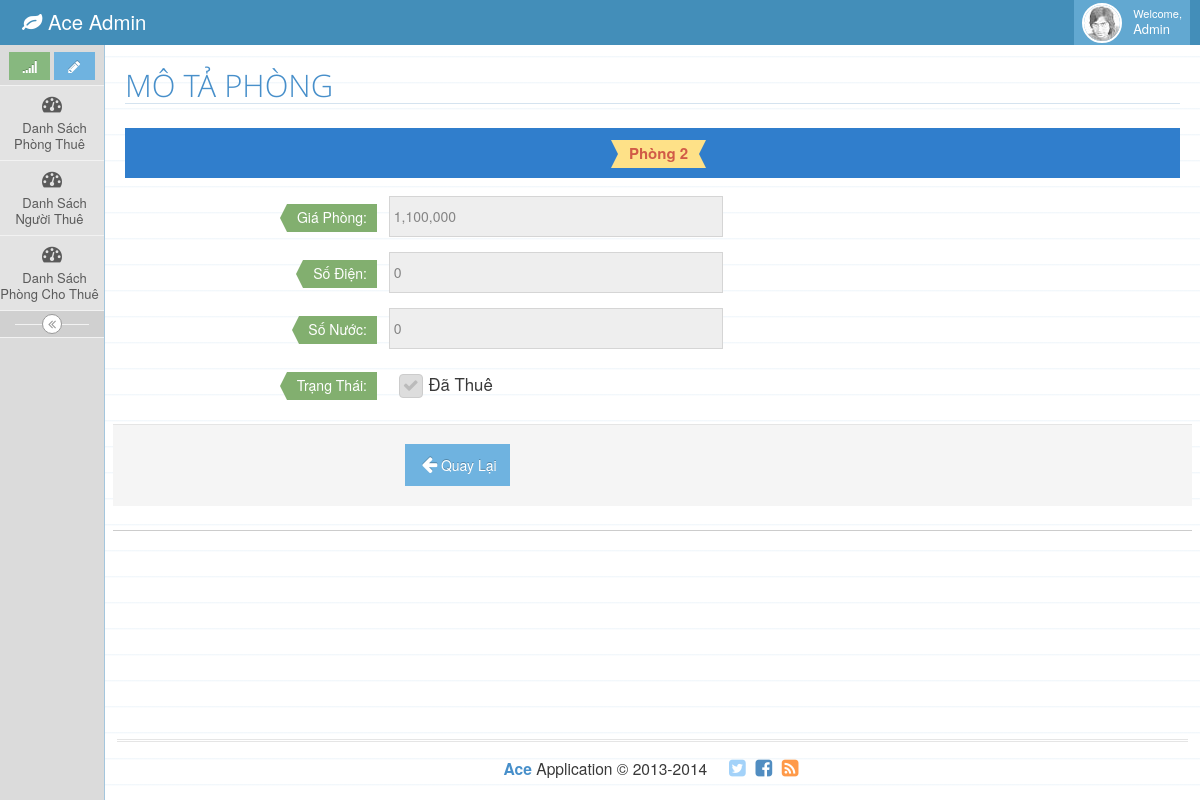
The page /DanhsachphongController/romdetail/2 on the database as committed earlier.
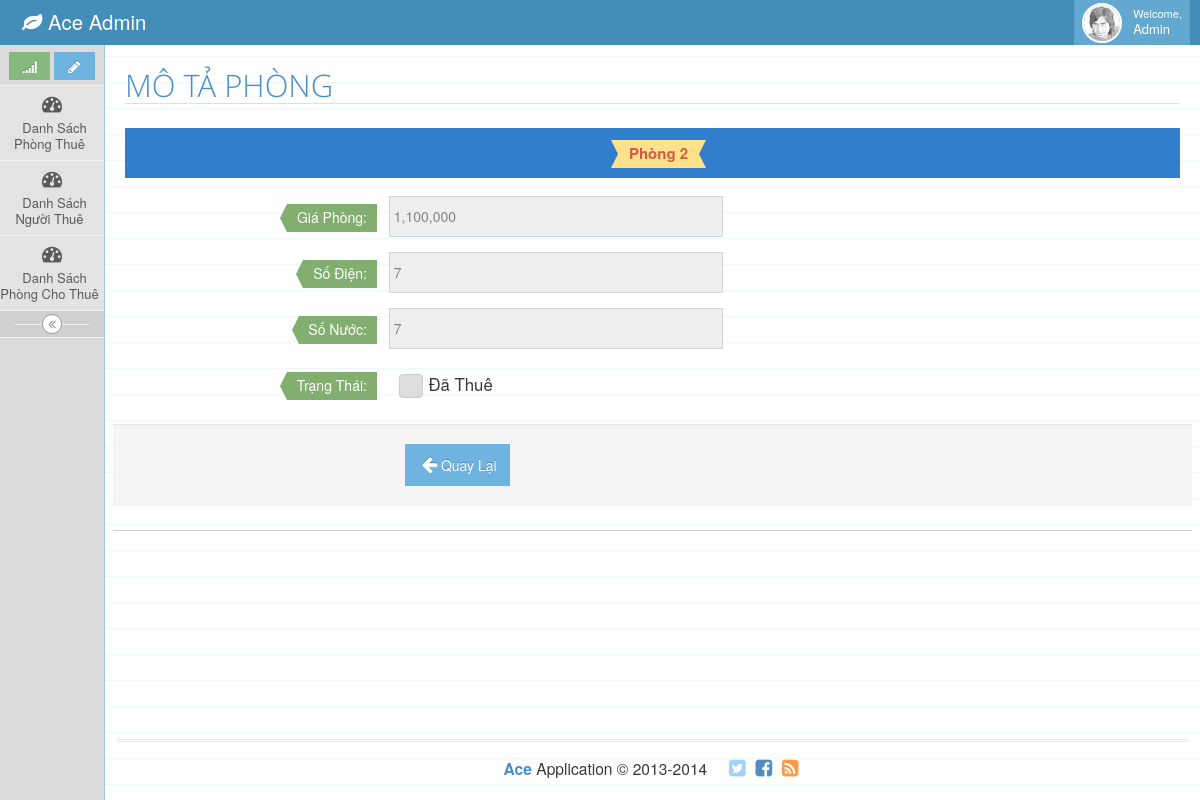
The same page on the database as committed later.
### tables this page shows
CREATE TABLE `list_room` (
  `ID` int(11) NOT NULL,
  `NAME_ROOM` varchar(50) NOT NULL,
  `PRICE` double NOT NULL,
  `NUMBER_ELECTRIC` int(11) NOT NULL,
  `NUMBER_WATER` int(11) NOT NULL,
  `DECRIPTION` text NOT NULL,
  `STATUS` tinyint(1) NOT NULL,
  `IS_DELETE` int(11) NOT NULL
);

### app/core/Controller.php (called while the page is built, shortened)
<?php
class Controller
{
	public function model($model)
	{
		if (file_exists('app'.DS.'models'.DS.$model.'.php')) {
			return new $model();
		} else {
			die('Model '.$model.' not exist.');
		}
	}
	public function view($view,$data = [])
	{
		$init_view = new View();
		return $init_view->render($view,$data);
	}
}
 ?>

### app/controller/DanhsachphongController.php (called while the page is built, shortened)
<?php
class DanhsachphongController extends Controller
{
    public function romdetail($id)
    {
        $room = $this->model('PhongModel');
        $roomObj = $room->findByID($id);
        $this->view('quanlyphong/phongdetail',['roomObj'=>$roomObj,'ID' =>$id]);
    }
}

### app/core/autoload.php (called while the page is built, shortened)
<?php
	$url = isset($_GET['url'])?explode('/',filter_var(rtrim($_GET['url'],'/'),FILTER_SANITIZE_URL)):[];
	Router::route($url);
?>

### index.php (called while the page is built, shortened)
<?php
require_once (ROOT.DS.'app'.DS.'core'.DS.'autoload.php');
?>

### app/core/DB.php (called while the page is built, shortened)
<?php
class DB
{
	private static $_intance = null;
	private $_pdo,$_query,$_result,$_count = 0, $_lastInsertID = null,$_error = false;
	private function __construct()
	{
		try {
			$this->_pdo = new PDO('mysql:host='.DB_HOST.';dbname='.DB_NAME.';charset=utf8',DB_USERNAME,DB_PASSWORD);
		} catch (PDOException $e) {
			die($e->getMessage());
		}
	}
	public static function getInstance()
	{
		if (!isset(self::$_intance)) {
			self::$_intance = new DB();
		}
		return self::$_intance;
	}
	public function query($sql,$params = [])
	{
		if ($this->_query = $this->_pdo->prepare($sql)) {
			$stt = 1;
			foreach ($params as $param) {
				$this->_query->bindValue($stt,$param);
				$stt ++;
			}
		}
		if ($this->_query->execute()) {
			$this->_result = $this->_query->fetchAll(PDO::FETCH_CLASS);
		}else {
			$this->_error = true;
		}
		return $this;
	}
	public function results()
	{
		return $this->_result;
	}
	public function first()
	{
		return (!empty($this->_result))? $this->_result[0]:[];
	}
	public function get_columns($table)
	{
		return $this->query("SHOW COLUMNS FROM {$table}")->results();
	}
	public function get_key($table)
	{
		$sql = "SHOW KEYS FROM {$table} WHERE Key_name = 'PRIMARY'";
		$primary_key = $this->query($sql)->_result[0]->Column_name;
		return $primary_key;
	}
	protected function _read($table, $params=[])
	{
		$conditionString = '';
		$bind =[];
		$order ='';
		$limit = '';
		if (isset($params['conditions'])) {
			if (is_array($params['conditions'])) {
				foreach ($params['conditions'] as $condition) {
					$conditionString .=' '. $condition.' AND';
				}
				$conditionString = trim($conditionString);
				$conditionString = rtrim($conditionString, ' AND');
			}else {
				$conditionString = $params['conditions'];
			}
			if ($conditionString != '') {
				$conditionString = ' WHERE '. $conditionString;
			}
		}
		if (array_key_exists('bind',$params)) {
			$bind = $params['bind'];
		}
		$sql = "SELECT * FROM {$table}{$conditionString}{$order}{$limit}";
		if ($this->query($sql,$bind)) {
			return true;
		}
		return false;
	}
	public function findFirst($table,$params =[])
	{
		if ($this->_read($table,$params)) {
			return $this->first();
		}
		return false;
	}
}
 ?>

### app/core/Model.php (called while the page is built, shortened)
<?php
class Model
{
    protected $_db, $table, $_modelName,$_columnName=[];
    public function __construct() {
        $this->_db = DB::getInstance();
        $this->_setTableColumns();
    }
    protected function _setTableColumns() {
        $columns = $this->_db->get_columns($this->table);
    }
    public function findFirst($params) {
        $resultsQuery = $this->_db->findFirst($this->table,$params);
        return $resultsQuery;
    }
    public function findByID($id) {
        $primary_key = $this->_db->get_key($this->table);
        $resultsQuery = $this->findFirst(['conditions'=>[$primary_key.' = ?'],'bind' =>[$id]]);
        return $resultsQuery;
    }
}

### app/view/quanlyphong/phongdetail.php (the view, shortened to what the changed rows need)
<div class="row">
    <div class="col-xs-12">
        <h1 class="header smaller lighter blue">MÔ TẢ PHÒNG</h1>
        <div class="table-header" style="text-align: center; line-height: 50px;">
            <span class="label label-xlg label-yellow arrowed-in-right arrowed-in" style="font-weight: bold; font-size: 15px; color: #D15B47;"><?= $roomObj->NAME_ROOM; ?></span>
        </div>
        <div class="row header">
            <form class="form-horizontal" role="form">
                <div class="form-group">
                    <div class="col-sm-9">
                        <input type="text" disabled value="<?= number_format($roomObj->PRICE); ?>" class="col-xs-10 col-sm-5">
                    </div>
                </div>
                <div class="form-group">
                    <div class="col-sm-9">
                        <input type="text" disabled value="<?= number_format($roomObj->NUMBER_ELECTRIC); ?>" class="col-xs-10 col-sm-5">
                    </div>
                </div>
                <div class="form-group">
                    <div class="col-sm-9">
                        <input type="text" disabled value="<?= number_format($roomObj->NUMBER_WATER); ?>" class="col-xs-10 col-sm-5">
                    </div>
                </div>
            </form>
        </div>
    </div>
</div>

Rows that differ between the two databases and show on the page:
changed list_room "Phòng 2": NUMBER_ELECTRIC "0" → "7"; NUMBER_WATER "0" → "7"
